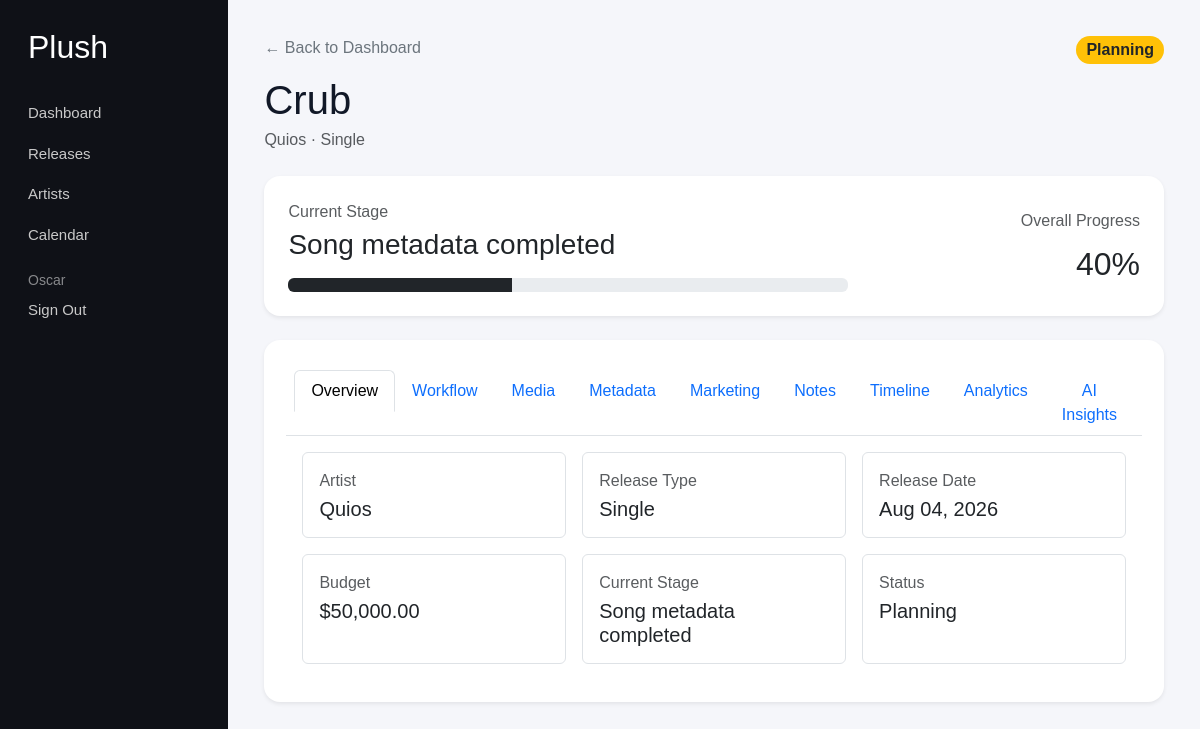
The app's page /releases/2 (signed in), older data.
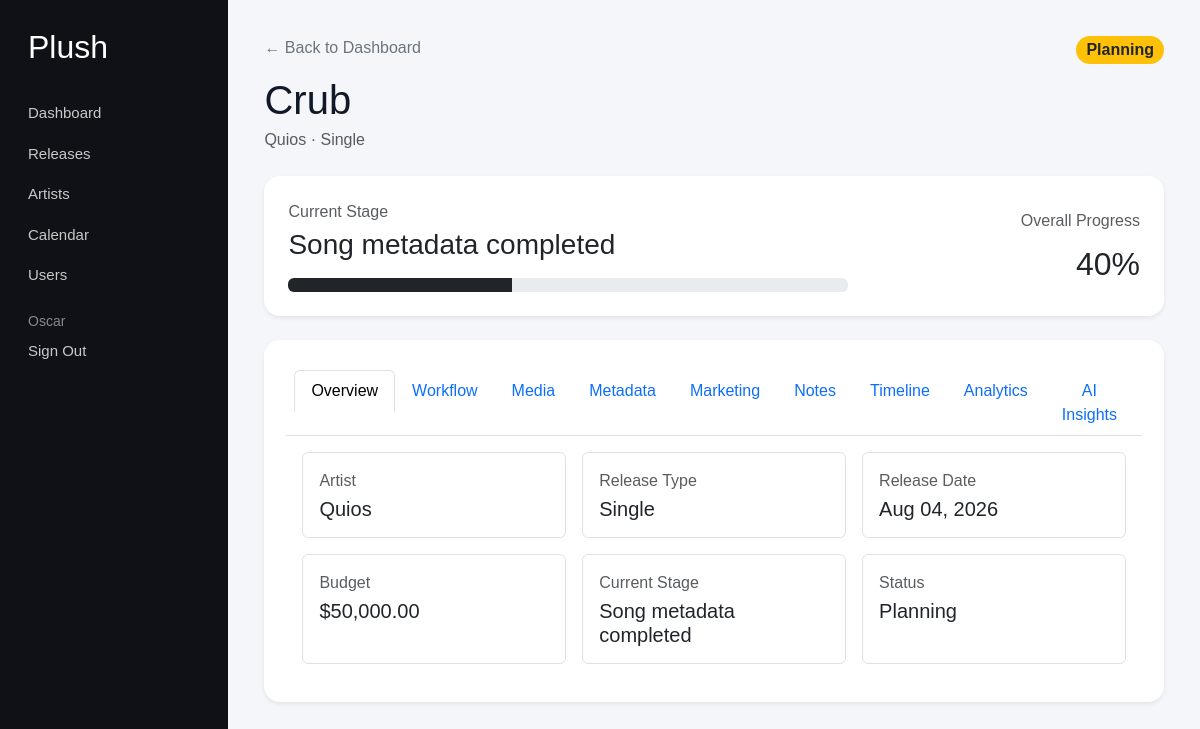
The same page, newer data.
### routes/releases.py (the view, shortened to what this page needs)
@releases_bp.route(
    "/releases/<int:release_id>"
)
@login_required
def release_detail(release_id):
    release_record = (
        Release.query.get_or_404(
            release_id
        )
    )
    completed_tasks = sum(
        1
        for task in release_record.tasks
        if task.status == "done"
    )
    total_tasks = len(
        release_record.tasks
    )
    progress = (
        round(
            (
                completed_tasks
                / total_tasks
            )
            * 100
        )
        if total_tasks
        else 0
    )
    release = {
        "id":
            release_record.id,
        "artist":
            release_record.artist.name,
        "title":
            release_record.title,
        "type":
            release_record.release_type
            or "Single",
        "status":
            release_record.status
            .replace(
                "_",
                " ",
            )
            .title(),
        "release_date": (
            release_record.release_date
            .strftime(
                "%b %d, %Y"
            )
            if release_record.release_date
            else "Not scheduled"
        ),
        "stage":
            release_record.current_stage
            or "Not selected",
        "budget": (
            f"{release_record.budget:,.2f}"
            if release_record.budget is not None
            else "0.00"
        ),
        "progress":
            progress,
    }
    tasks = [
        {
            "id":
                task.id,
            "name":
                task.task_name,
            "status":
                task.status,
            "completed":
                task.status == "done",
        }
        for task
        in release_record.tasks
    ]
    visible_files = (
        release_record.files
    )
    files = [
        {
            "id":
                project_file.id,
            "name":
                project_file.file_name,
            "category": (
                project_file.category
                or "other"
            )
            .replace(
                "_",
                " ",
            )
            .title(),
            "visibility": (
                project_file.visibility
                or "internal"
            )
            .replace(
                "_",
                " ",
            )
            .title(),
            "file_type":
                project_file.file_type,
            "url":
                url_for(
                    "static",
                    filename=(
                        project_file.file_url
                    ),
                ),
            "created_at":
                project_file.created_at,
        }
        for project_file
        in sorted(
            visible_files,
            key=lambda item:
                item.created_at,
            reverse=True,
        )
    ]
    visible_notes = (
        release_record.notes
    )
    notes = [
        {
            "id":
                note.id,
            "content":
                note.content,
            "visibility":
                note.visibility
                .replace(
                    "_",
                    " ",
                )
                .title(),
            "created_at":
                note.created_at,
        }
        for note
        in sorted(
            visible_notes,
            key=lambda item:
                item.created_at,
            reverse=True,
        )
    ]
    ai_summary = (
        "AI insights will appear here after the release "
        "contains enough project information."
    )
    activities = []
    for activity in release_record.activities:
        user_name = "System"
        if activity.user_id:
            user = db.session.get(
                User,
                activity.user_id,
            )
            if user:
                user_name = user.name
        activities.append(
            {
                "id":
                    activity.id,
                "action":
                    activity.action,
                "entity_type":
                    activity.entity_type,
                "created_at":
                    activity.created_at,
                "user_name":
                    user_name,
            }
        )
    metadata_record = (
        release_record.song_metadata
    )
    metadata = {
        "song_title": (
            metadata_record.song_title
            if metadata_record
            else release_record.title
        ),
        "isrc": (
            metadata_record.isrc
            if metadata_record
            else ""
        ),
        "upc": (
            metadata_record.upc
            if metadata_record
            else ""
        ),
        "language": (
            metadata_record.language
            if metadata_record
            else ""
        ),
        "writers": (
            metadata_record.writers
            if metadata_record
            else ""
        ),
        "producers": (
            metadata_record.producers
            if metadata_record
            else ""
        ),
        "credits": (
            metadata_record.credits
            if metadata_record
            else ""
        ),
        "lyrics": (
            metadata_record.lyrics
            if metadata_record
            else ""
        ),
        "explicit": (
            metadata_record.explicit
            if metadata_record
            else False
        ),
    }
    return render_template(
        "release_detail.html",
        release=release,
        tasks=tasks,
        files=files,
        notes=notes,
        activities=activities,
        metadata=metadata,
        ai_summary=ai_summary,
    )

### app.py (called while the page is built)
@login_manager.user_loader
def load_user(user_id):
    return db.session.get(
        User,
        int(user_id),
    )

### models/user.py (called while the page is built)
    def is_admin(self):
        return self.role == "admin"

    def is_artist(self):
        return self.role == "artist"

### routes/releases.py (called while the page is built, shortened)
def artist_can_access_release(release_record):
    if not current_user.is_artist():
        return True

### templates/release_detail.html (shortened to what the changed rows need)
{% extends "base.html" %}
{% block content %}
<div class="d-flex justify-content-between align-items-start mb-4">
    <div>
        <h1 class="mt-3 mb-1">{{ release.title }}</h1>
    </div>
</div>
<div class="card border-0 shadow-sm p-4 mb-4">
    <div class="row align-items-center">
        <div class="col-md-4 text-md-end mt-3 mt-md-0">
            <h2 class="mb-0">
                {{ release.progress }}%
            </h2>
        </div>
    </div>
</div>
{% endblock %}

### templates/components/sidebar.html
<div class="sidebar">
    <h2>Plush</h2>
    <a href="{{ url_for('dashboard.dashboard') }}">
        Dashboard
    </a>
    <a href="{{ url_for('releases.releases') }}">
        Releases
    </a>
    <a href="#">
        Artists
    </a>
    <a href="#">
        Calendar
    </a>
    {% if current_user.is_authenticated and current_user.is_admin() %}
        <a href="{{ url_for('users.users') }}">
            Users
        </a>
    {% endif %}
    <div class="mt-4">
        {% if current_user.is_authenticated %}
            <div class="text-white-50 small mb-2">
                {{ current_user.name }}
            </div>
            <a href="{{ url_for('auth.logout') }}">
                Sign Out
            </a>
        {% endif %}
    </div>
</div>

Row changes from the older to the newer data that the page shows:
changed User "Oscar": role "team" → "admin" (drawn)
Text that changed along with them:
text now shown: "Users"
